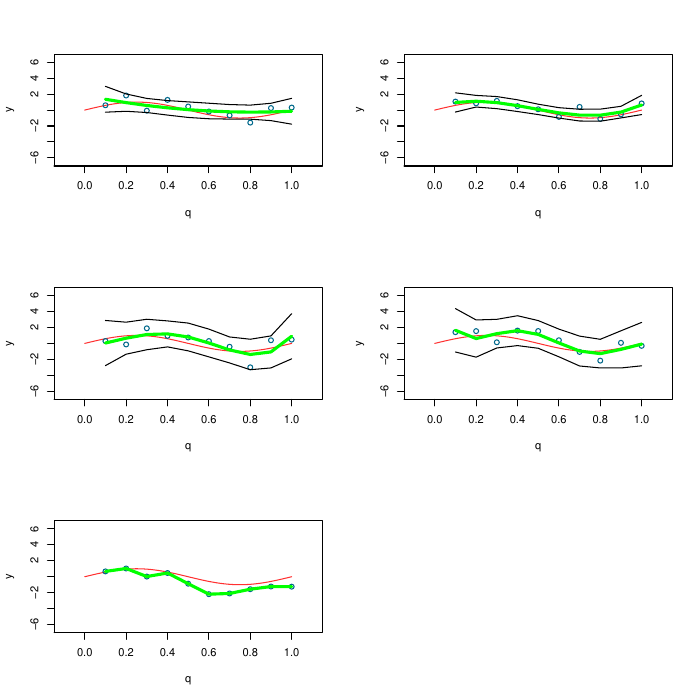

Generate this figure with R:


#saving plots
pdf('task4.pdf')


par(mfrow=c(3,2),xpd=FALSE)
N<-1;
set.seed(32)



#loop for the cases of 2,3,4,5,9
for (N in c(2,3,4,5,9)){
#Creating a sinus in R
q <- 1:10000
q <- q*0.0001
y <- sin(2*pi*q)

plot(q,y,type="l",col="firebrick1",xlab="q",xlim=c(-0.1, 1.1), ylim=c(-6.5, 6.5) )


#sampling the points

#libraries used
library(RMThreshold) #necessary functions
library(hydroGOF);
library(Metrics v0.1.2);

x2 = vector(,10);
l<-length(q)
step=l/10
for (i in 1:10){
 	x2[i] <- q[i*step];
}

#creating the noisy signal
q <- x2;
y <- sin(2*pi*q);
noise<-rnorm(length(q),0,1)
noisy.y <- y +noise
points(q,noisy.y,col='deepskyblue4',lwd=1)

#computing the model with lm function for N=2,3,4,5,9
model <- lm(noisy.y ~ poly(q,N))

#printing the coefficient values from regression model
a2Pval <- summary(model)$coefficients[2, 4]
print ("w is the following")
print (a2Pval)

#finding the residual standard error
summary(model)
print("Residual standard error")
print (summary(model))

 
predicted.intervals <- predict(model,data.frame(x=q),interval='confidence', level=0.95)
#finding RMSE ,actual and predicted
error<-RMSE(y,predicted.intervals[1,])
print(error)

#displaying the fitting curves
predicted.intervals <- predict(model,data.frame(x=q),interval='confidence', level=0.95)
lines(q,predicted.intervals[,1],col='green',lwd=2)
lines(q,predicted.intervals[,2],col='black',lwd=1)
lines(q,predicted.intervals[,3],col='black',lwd=1)



}

dev.off()



